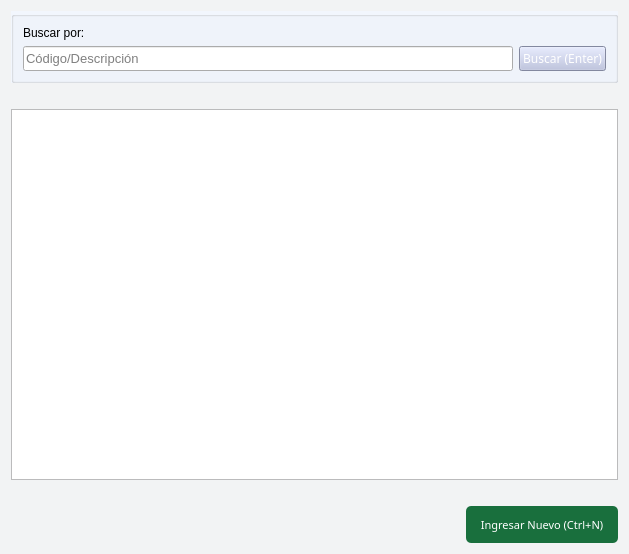
<?xml version="1.0" encoding="UTF-8"?>
<ui version="4.0">
 <class>Form</class>
 <widget class="QWidget" name="Form">
  <property name="geometry">
   <rect>
    <x>0</x>
    <y>0</y>
    <width>629</width>
    <height>554</height>
   </rect>
  </property>
  <property name="palette">
   <palette>
    <active>
     <colorrole role="WindowText">
      <brush brushstyle="SolidPattern">
       <color alpha="255">
        <red>0</red>
        <green>0</green>
        <blue>0</blue>
       </color>
      </brush>
     </colorrole>
     <colorrole role="Button">
      <brush brushstyle="SolidPattern">
       <color alpha="255">
        <red>242</red>
        <green>243</green>
        <blue>244</blue>
       </color>
      </brush>
     </colorrole>
     <colorrole role="Light">
      <brush brushstyle="SolidPattern">
       <color alpha="255">
        <red>255</red>
        <green>255</green>
        <blue>255</blue>
       </color>
      </brush>
     </colorrole>
     <colorrole role="Midlight">
      <brush brushstyle="SolidPattern">
       <color alpha="255">
        <red>248</red>
        <green>249</green>
        <blue>249</blue>
       </color>
      </brush>
     </colorrole>
     <colorrole role="Dark">
      <brush brushstyle="SolidPattern">
       <color alpha="255">
        <red>121</red>
        <green>121</green>
        <blue>122</blue>
       </color>
      </brush>
     </colorrole>
     <colorrole role="Mid">
      <brush brushstyle="SolidPattern">
       <color alpha="255">
        <red>161</red>
        <green>162</green>
        <blue>163</blue>
       </color>
      </brush>
     </colorrole>
     <colorrole role="Text">
      <brush brushstyle="SolidPattern">
       <color alpha="255">
        <red>0</red>
        <green>0</green>
        <blue>0</blue>
       </color>
      </brush>
     </colorrole>
     <colorrole role="BrightText">
      <brush brushstyle="SolidPattern">
       <color alpha="255">
        <red>255</red>
        <green>255</green>
        <blue>255</blue>
       </color>
      </brush>
     </colorrole>
     <colorrole role="ButtonText">
      <brush brushstyle="SolidPattern">
       <color alpha="255">
        <red>0</red>
        <green>0</green>
        <blue>0</blue>
       </color>
      </brush>
     </colorrole>
     <colorrole role="Base">
      <brush brushstyle="SolidPattern">
       <color alpha="255">
        <red>255</red>
        <green>255</green>
        <blue>255</blue>
       </color>
      </brush>
     </colorrole>
     <colorrole role="Window">
      <brush brushstyle="SolidPattern">
       <color alpha="255">
        <red>242</red>
        <green>243</green>
        <blue>244</blue>
       </color>
      </brush>
     </colorrole>
     <colorrole role="Shadow">
      <brush brushstyle="SolidPattern">
       <color alpha="255">
        <red>0</red>
        <green>0</green>
        <blue>0</blue>
       </color>
      </brush>
     </colorrole>
     <colorrole role="AlternateBase">
      <brush brushstyle="SolidPattern">
       <color alpha="255">
        <red>248</red>
        <green>249</green>
        <blue>249</blue>
       </color>
      </brush>
     </colorrole>
     <colorrole role="ToolTipBase">
      <brush brushstyle="SolidPattern">
       <color alpha="255">
        <red>255</red>
        <green>255</green>
        <blue>220</blue>
       </color>
      </brush>
     </colorrole>
     <colorrole role="ToolTipText">
      <brush brushstyle="SolidPattern">
       <color alpha="255">
        <red>0</red>
        <green>0</green>
        <blue>0</blue>
       </color>
      </brush>
     </colorrole>
    </active>
    <inactive>
     <colorrole role="WindowText">
      <brush brushstyle="SolidPattern">
       <color alpha="255">
        <red>0</red>
        <green>0</green>
        <blue>0</blue>
       </color>
      </brush>
     </colorrole>
     <colorrole role="Button">
      <brush brushstyle="SolidPattern">
       <color alpha="255">
        <red>242</red>
        <green>243</green>
        <blue>244</blue>
       </color>
      </brush>
     </colorrole>
     <colorrole role="Light">
      <brush brushstyle="SolidPattern">
       <color alpha="255">
        <red>255</red>
        <green>255</green>
        <blue>255</blue>
       </color>
      </brush>
     </colorrole>
     <colorrole role="Midlight">
      <brush brushstyle="SolidPattern">
       <color alpha="255">
        <red>248</red>
        <green>249</green>
        <blue>249</blue>
       </color>
      </brush>
     </colorrole>
     <colorrole role="Dark">
      <brush brushstyle="SolidPattern">
       <color alpha="255">
        <red>121</red>
        <green>121</green>
        <blue>122</blue>
       </color>
      </brush>
     </colorrole>
     <colorrole role="Mid">
      <brush brushstyle="SolidPattern">
       <color alpha="255">
        <red>161</red>
        <green>162</green>
        <blue>163</blue>
       </color>
      </brush>
     </colorrole>
     <colorrole role="Text">
      <brush brushstyle="SolidPattern">
       <color alpha="255">
        <red>0</red>
        <green>0</green>
        <blue>0</blue>
       </color>
      </brush>
     </colorrole>
     <colorrole role="BrightText">
      <brush brushstyle="SolidPattern">
       <color alpha="255">
        <red>255</red>
        <green>255</green>
        <blue>255</blue>
       </color>
      </brush>
     </colorrole>
     <colorrole role="ButtonText">
      <brush brushstyle="SolidPattern">
       <color alpha="255">
        <red>0</red>
        <green>0</green>
        <blue>0</blue>
       </color>
      </brush>
     </colorrole>
     <colorrole role="Base">
      <brush brushstyle="SolidPattern">
       <color alpha="255">
        <red>255</red>
        <green>255</green>
        <blue>255</blue>
       </color>
      </brush>
     </colorrole>
     <colorrole role="Window">
      <brush brushstyle="SolidPattern">
       <color alpha="255">
        <red>242</red>
        <green>243</green>
        <blue>244</blue>
       </color>
      </brush>
     </colorrole>
     <colorrole role="Shadow">
      <brush brushstyle="SolidPattern">
       <color alpha="255">
        <red>0</red>
        <green>0</green>
        <blue>0</blue>
       </color>
      </brush>
     </colorrole>
     <colorrole role="AlternateBase">
      <brush brushstyle="SolidPattern">
       <color alpha="255">
        <red>248</red>
        <green>249</green>
        <blue>249</blue>
       </color>
      </brush>
     </colorrole>
     <colorrole role="ToolTipBase">
      <brush brushstyle="SolidPattern">
       <color alpha="255">
        <red>255</red>
        <green>255</green>
        <blue>220</blue>
       </color>
      </brush>
     </colorrole>
     <colorrole role="ToolTipText">
      <brush brushstyle="SolidPattern">
       <color alpha="255">
        <red>0</red>
        <green>0</green>
        <blue>0</blue>
       </color>
      </brush>
     </colorrole>
    </inactive>
    <disabled>
     <colorrole role="WindowText">
      <brush brushstyle="SolidPattern">
       <color alpha="255">
        <red>121</red>
        <green>121</green>
        <blue>122</blue>
       </color>
      </brush>
     </colorrole>
     <colorrole role="Button">
      <brush brushstyle="SolidPattern">
       <color alpha="255">
        <red>242</red>
        <green>243</green>
        <blue>244</blue>
       </color>
      </brush>
     </colorrole>
     <colorrole role="Light">
      <brush brushstyle="SolidPattern">
       <color alpha="255">
        <red>255</red>
        <green>255</green>
        <blue>255</blue>
       </color>
      </brush>
     </colorrole>
     <colorrole role="Midlight">
      <brush brushstyle="SolidPattern">
       <color alpha="255">
        <red>248</red>
        <green>249</green>
        <blue>249</blue>
       </color>
      </brush>
     </colorrole>
     <colorrole role="Dark">
      <brush brushstyle="SolidPattern">
       <color alpha="255">
        <red>121</red>
        <green>121</green>
        <blue>122</blue>
       </color>
      </brush>
     </colorrole>
     <colorrole role="Mid">
      <brush brushstyle="SolidPattern">
       <color alpha="255">
        <red>161</red>
        <green>162</green>
        <blue>163</blue>
       </color>
      </brush>
     </colorrole>
     <colorrole role="Text">
      <brush brushstyle="SolidPattern">
       <color alpha="255">
        <red>121</red>
        <green>121</green>
        <blue>122</blue>
       </color>
      </brush>
     </colorrole>
     <colorrole role="BrightText">
      <brush brushstyle="SolidPattern">
       <color alpha="255">
        <red>255</red>
        <green>255</green>
        <blue>255</blue>
       </color>
      </brush>
     </colorrole>
     <colorrole role="ButtonText">
      <brush brushstyle="SolidPattern">
       <color alpha="255">
        <red>121</red>
        <green>121</green>
        <blue>122</blue>
       </color>
      </brush>
     </colorrole>
     <colorrole role="Base">
      <brush brushstyle="SolidPattern">
       <color alpha="255">
        <red>242</red>
        <green>243</green>
        <blue>244</blue>
       </color>
      </brush>
     </colorrole>
     <colorrole role="Window">
      <brush brushstyle="SolidPattern">
       <color alpha="255">
        <red>242</red>
        <green>243</green>
        <blue>244</blue>
       </color>
      </brush>
     </colorrole>
     <colorrole role="Shadow">
      <brush brushstyle="SolidPattern">
       <color alpha="255">
        <red>0</red>
        <green>0</green>
        <blue>0</blue>
       </color>
      </brush>
     </colorrole>
     <colorrole role="AlternateBase">
      <brush brushstyle="SolidPattern">
       <color alpha="255">
        <red>242</red>
        <green>243</green>
        <blue>244</blue>
       </color>
      </brush>
     </colorrole>
     <colorrole role="ToolTipBase">
      <brush brushstyle="SolidPattern">
       <color alpha="255">
        <red>255</red>
        <green>255</green>
        <blue>220</blue>
       </color>
      </brush>
     </colorrole>
     <colorrole role="ToolTipText">
      <brush brushstyle="SolidPattern">
       <color alpha="255">
        <red>0</red>
        <green>0</green>
        <blue>0</blue>
       </color>
      </brush>
     </colorrole>
    </disabled>
   </palette>
  </property>
  <property name="windowTitle">
   <string>Proveedores</string>
  </property>
  <layout class="QGridLayout" name="gridLayout">
   <item row="0" column="0">
    <layout class="QGridLayout" name="gridLayout_2" rowstretch="0,0,80,0,8">
     <item row="1" column="0" colspan="2">
      <spacer name="horizontalSpacer">
       <property name="orientation">
        <enum>Qt::Horizontal</enum>
       </property>
       <property name="sizeHint" stdset="0">
        <size>
         <width>40</width>
         <height>20</height>
        </size>
       </property>
      </spacer>
     </item>
     <item row="2" column="0" colspan="2">
      <widget class="QTableView" name="tbl_proveedores">
       <property name="selectionBehavior">
        <enum>QAbstractItemView::SelectRows</enum>
       </property>
       <attribute name="verticalHeaderVisible">
        <bool>false</bool>
       </attribute>
      </widget>
     </item>
     <item row="4" column="0" colspan="2">
      <layout class="QHBoxLayout" name="horizontalLayout" stretch="0,0,0,0">
       <item>
        <spacer name="horizontalSpacer_3">
         <property name="orientation">
          <enum>Qt::Horizontal</enum>
         </property>
         <property name="sizeHint" stdset="0">
          <size>
           <width>40</width>
           <height>20</height>
          </size>
         </property>
        </spacer>
       </item>
       <item>
        <spacer name="horizontalSpacer_4">
         <property name="orientation">
          <enum>Qt::Horizontal</enum>
         </property>
         <property name="sizeHint" stdset="0">
          <size>
           <width>40</width>
           <height>20</height>
          </size>
         </property>
        </spacer>
       </item>
       <item>
        <spacer name="horizontalSpacer_5">
         <property name="orientation">
          <enum>Qt::Horizontal</enum>
         </property>
         <property name="sizeHint" stdset="0">
          <size>
           <width>40</width>
           <height>20</height>
          </size>
         </property>
        </spacer>
       </item>
       <item>
        <widget class="QPushButton" name="btn_nuevo">
         <property name="sizePolicy">
          <sizepolicy hsizetype="Expanding" vsizetype="Expanding">
           <horstretch>0</horstretch>
           <verstretch>0</verstretch>
          </sizepolicy>
         </property>
         <property name="font">
          <font>
           <family>Ariall</family>
           <pointsize>-1</pointsize>
          </font>
         </property>
         <property name="styleSheet">
          <string notr="true">/*Estilos para el botón*/

#btn_nuevo{
	background-color: #196F3D;
	color: #ffffff;
	font-family: 'Ariall';
	font-size: 11px;
	border-radius: 5px;
	}

#btn_nuevo:hover{
	background-color: #04B431;
	}
</string>
         </property>
         <property name="text">
          <string>Ingresar Nuevo (Ctrl+N)</string>
         </property>
         <property name="icon">
          <iconset>
           <normaloff>../ico/add_to_database.ico</normaloff>../ico/add_to_database.ico</iconset>
         </property>
         <property name="iconSize">
          <size>
           <width>20</width>
           <height>20</height>
          </size>
         </property>
         <property name="shortcut">
          <string>Ctrl+N</string>
         </property>
        </widget>
       </item>
      </layout>
     </item>
     <item row="3" column="0">
      <spacer name="horizontalSpacer_2">
       <property name="orientation">
        <enum>Qt::Horizontal</enum>
       </property>
       <property name="sizeHint" stdset="0">
        <size>
         <width>40</width>
         <height>20</height>
        </size>
       </property>
      </spacer>
     </item>
     <item row="0" column="0" colspan="2">
      <widget class="QGroupBox" name="groupBox">
       <property name="palette">
        <palette>
         <active>
          <colorrole role="Button">
           <brush brushstyle="SolidPattern">
            <color alpha="255">
             <red>242</red>
             <green>246</green>
             <blue>253</blue>
            </color>
           </brush>
          </colorrole>
          <colorrole role="Base">
           <brush brushstyle="SolidPattern">
            <color alpha="255">
             <red>242</red>
             <green>246</green>
             <blue>253</blue>
            </color>
           </brush>
          </colorrole>
          <colorrole role="Window">
           <brush brushstyle="SolidPattern">
            <color alpha="255">
             <red>242</red>
             <green>246</green>
             <blue>253</blue>
            </color>
           </brush>
          </colorrole>
         </active>
         <inactive>
          <colorrole role="Button">
           <brush brushstyle="SolidPattern">
            <color alpha="255">
             <red>242</red>
             <green>246</green>
             <blue>253</blue>
            </color>
           </brush>
          </colorrole>
          <colorrole role="Base">
           <brush brushstyle="SolidPattern">
            <color alpha="255">
             <red>242</red>
             <green>246</green>
             <blue>253</blue>
            </color>
           </brush>
          </colorrole>
          <colorrole role="Window">
           <brush brushstyle="SolidPattern">
            <color alpha="255">
             <red>242</red>
             <green>246</green>
             <blue>253</blue>
            </color>
           </brush>
          </colorrole>
         </inactive>
         <disabled>
          <colorrole role="Button">
           <brush brushstyle="SolidPattern">
            <color alpha="255">
             <red>242</red>
             <green>246</green>
             <blue>253</blue>
            </color>
           </brush>
          </colorrole>
          <colorrole role="Base">
           <brush brushstyle="SolidPattern">
            <color alpha="255">
             <red>242</red>
             <green>246</green>
             <blue>253</blue>
            </color>
           </brush>
          </colorrole>
          <colorrole role="Window">
           <brush brushstyle="SolidPattern">
            <color alpha="255">
             <red>242</red>
             <green>246</green>
             <blue>253</blue>
            </color>
           </brush>
          </colorrole>
         </disabled>
        </palette>
       </property>
       <property name="styleSheet">
        <string notr="true">#groupBox{
	background-color: #F2F6FD;
	}</string>
       </property>
       <property name="title">
        <string/>
       </property>
       <layout class="QGridLayout" name="gridLayout_3" columnstretch="90,10">
        <item row="1" column="0">
         <widget class="QLineEdit" name="ln_buscar">
          <property name="sizePolicy">
           <sizepolicy hsizetype="Expanding" vsizetype="Expanding">
            <horstretch>0</horstretch>
            <verstretch>0</verstretch>
           </sizepolicy>
          </property>
          <property name="font">
           <font>
            <family>MS Shell Dlg 2</family>
            <pointsize>10</pointsize>
            <weight>50</weight>
            <bold>false</bold>
           </font>
          </property>
          <property name="mouseTracking">
           <bool>false</bool>
          </property>
          <property name="text">
           <string/>
          </property>
          <property name="frame">
           <bool>true</bool>
          </property>
          <property name="placeholderText">
           <string>Código/Descripción</string>
          </property>
         </widget>
        </item>
        <item row="1" column="1">
         <widget class="QPushButton" name="btn_buscar">
          <property name="sizePolicy">
           <sizepolicy hsizetype="Expanding" vsizetype="Expanding">
            <horstretch>0</horstretch>
            <verstretch>0</verstretch>
           </sizepolicy>
          </property>
          <property name="font">
           <font>
            <family>Ariall</family>
           </font>
          </property>
          <property name="styleSheet">
           <string notr="true">#btn_buscar{
background-color:#B7BEDF;
color: #FFFFFF;
}

#btn_buscar:hover{
background-color: #BAC1D7 
	}</string>
          </property>
          <property name="text">
           <string>Buscar (Enter)</string>
          </property>
          <property name="icon">
           <iconset>
            <normaloff>../ico/search.png</normaloff>../ico/search.png</iconset>
          </property>
          <property name="iconSize">
           <size>
            <width>10</width>
            <height>10</height>
           </size>
          </property>
         </widget>
        </item>
        <item row="0" column="0" colspan="2">
         <widget class="QLabel" name="label_2">
          <property name="styleSheet">
           <string notr="true"/>
          </property>
          <property name="text">
           <string>Buscar por:</string>
          </property>
         </widget>
        </item>
       </layout>
      </widget>
     </item>
    </layout>
   </item>
  </layout>
 </widget>
 <tabstops>
  <tabstop>ln_buscar</tabstop>
  <tabstop>btn_buscar</tabstop>
  <tabstop>tbl_proveedores</tabstop>
  <tabstop>btn_nuevo</tabstop>
 </tabstops>
 <resources/>
 <connections/>
</ui>
